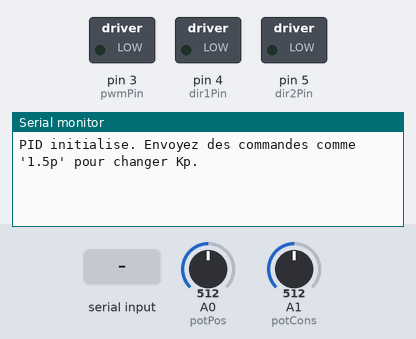
Simulated run of this sketch. Board: Arduino Uno, built with avr-gcc and run on an emulated ATmega328P. Shown: switched loads named in the sketch (green lamp = pin HIGH), the last lines printed to the serial monitor. The test bench sets the inputs (shaded band); at power-on: A0 (potPos) = 512, A1 (potCons) = 512.

Above: at 1.2 s.
1.3 s: "90 45\n" received over Serial
At 2.2 s:
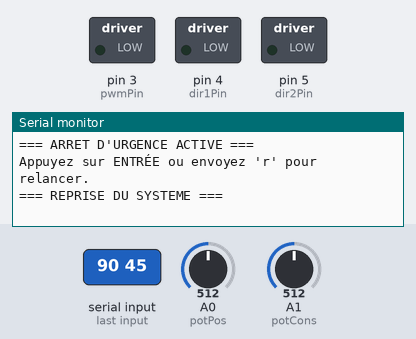
2.8 s: byte 112 ('p') received over Serial
At 3.2 s:
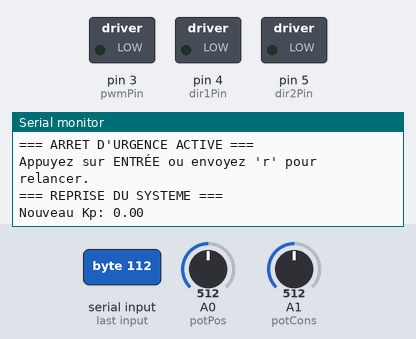
4.3 s: byte 105 ('i') received over Serial
At 5.5 s:
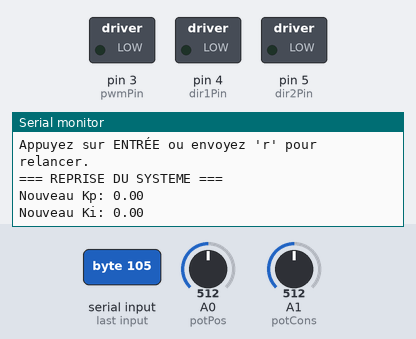
5.8 s: byte 100 ('d') received over Serial
At 6.6 s:
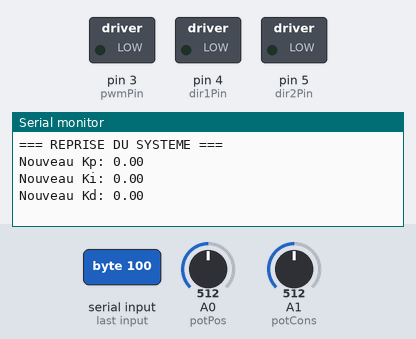

The sketch:

code3.ino
```cpp
//Code comprenant toutes les implémentations demandées dans le laboratoire 4 - Asservissement de position angulaire
//Par Éliott Desbordes-Boom et Nathan Levasseur

#include <PID_v1.h>

// Pins
const int potCons = A1;    // Potentiomètre de consigne (Setpoint)
const int potPos = A0;    // Potentiomètre de position angulaire (Input)
const int pwmPin = 3;          // PWM pour vitesse (ENA sur L298N)
const int dir1Pin = 4;         // Direction 1 (IN1)
const int dir2Pin = 5;         // Direction 2 (IN2)

// Variables PID
double Setpoint = 0;
double Input = 0;
double Output = 0;

// Gains initiaux à 0
double Kp = 0.0;
double Ki = 0.0;
double Kd = 0.0;

PID myPID(&Input, &Output, &Setpoint, Kp, Ki, Kd, DIRECT);

// Buffer pour tuning via série
String buffer = "";
bool emergencyStop = false;

void setup() {
  Serial.begin(115200);

  // Configuration PID
  myPID.SetOutputLimits(-255, 255);  // Limites pour signe (direction) et valeur absolue (vitesse)
  myPID.SetMode(AUTOMATIC);          // Mode automatique
  myPID.SetSampleTime(2);            // Échantillonnage à 2 ms

  // Configuration pins moteur
  pinMode(pwmPin, OUTPUT);
  pinMode(dir1Pin, OUTPUT);
  pinMode(dir2Pin, OUTPUT);
  digitalWrite(dir1Pin, LOW);
  digitalWrite(dir2Pin, LOW);
  analogWrite(pwmPin, 0);
  stopMotor();

  Serial.println("PID initialise. Envoyez des commandes comme '1.5p' pour changer Kp.");
}

void loop() {
  // Lecture des potentiomètres
  Setpoint = analogRead(potCons);
  Input = analogRead(potPos);

  // --- Gestion série (tuning + arrêt + reprise) ---
  while (Serial.available() > 0) {
    char c = Serial.read();

    // Arrêt d’urgence : espace
    if (c == ' ') {
      emergencyStop = true;
      stopMotorEmergency();
      Serial.println("=== ARRET D'URGENCE ACTIVE ===");
      Serial.println("Appuyez sur ENTRÉE ou envoyez 'r' pour relancer.");
      buffer = "";
      continue;
    }

    // Relancer après arrêt d’urgence : 'r', 'R' ou '\n' (Entrée)
    if (emergencyStop && (c == 'r' || c == 'R' || c == '\n' || c == '\r')) {
      emergencyStop = false;
      myPID.SetMode(AUTOMATIC);  // Réactive le PID
      Output = 0;
      stopMotor();  // Assure l'arrêt propre avant reprise
      Serial.println("=== REPRISE DU SYSTEME ===");
      buffer = "";
      continue;
    }

    // Si arrêt d’urgence, ignorer les autres commandes sauf relance
    if (emergencyStop) {
      if (c == '\n' || c == '\r') buffer = "";  // Nettoie buffer sur nouvelle ligne
      continue;
    }

    // Tuning normal (Kp, Ki, Kd)
    if (isdigit(c) || c == '.' || c == '-') {
      buffer += c;
    } else if (c == 'p' || c == 'i' || c == 'd') {
      double val = atof(buffer.c_str());
      if (c == 'p') {
        Kp = val;
        Serial.print("Nouveau Kp: ");
        Serial.println(Kp, 2);
      } else if (c == 'i') {
        Ki = val;
        Serial.print("Nouveau Ki: ");
        Serial.println(Ki, 2);
      } else if (c == 'd') {
        Kd = val;
        Serial.print("Nouveau Kd: ");
        Serial.println(Kd, 2);
      }
      myPID.SetTunings(Kp, Ki, Kd);
      buffer = "";
    } else if (c == '\n' || c == '\r') {
      buffer = "";  // Nettoie buffer sur nouvelle ligne
    }
  }

  // --- Si arrêt d’urgence, on attend la relance ---
  if (emergencyStop) {
    stopMotor();  // Sécurité : on force l’arrêt à chaque tour
    delay(2);
    return;
  }

  // --- Calcul PID normal ---
  myPID.Compute();

  // Contrôle moteur
  int vitesse = abs((int)Output);
  if (Output > 0) {
    digitalWrite(dir1Pin, HIGH);
    digitalWrite(dir2Pin, LOW);
    analogWrite(pwmPin, vitesse);
  }
  else if (Output < 0) {
    digitalWrite(dir1Pin, LOW);
    digitalWrite(dir2Pin, HIGH);
    analogWrite(pwmPin, vitesse);
  }
  else {
    stopMotor();
  }

  delay(2);
}

// --- Fonctions utilitaires  ---
void stopMotor() {
  digitalWrite(dir1Pin, LOW);
  digitalWrite(dir2Pin, LOW);
  analogWrite(pwmPin, 0);
}

void stopMotorEmergency() {
  myPID.SetMode(MANUAL);
  Output = 0;
  stopMotor();
}
```

Measured:
- after the input at 1.3 s, the serial monitor: prints a new line at once (image 1)
- after the input at 2.8 s, the serial monitor: prints a new line at once (image 2)
- after the input at 4.3 s, the serial monitor: prints a new line at once (image 3)
- after the input at 5.8 s, the serial monitor: prints a new line at once (image 4)
